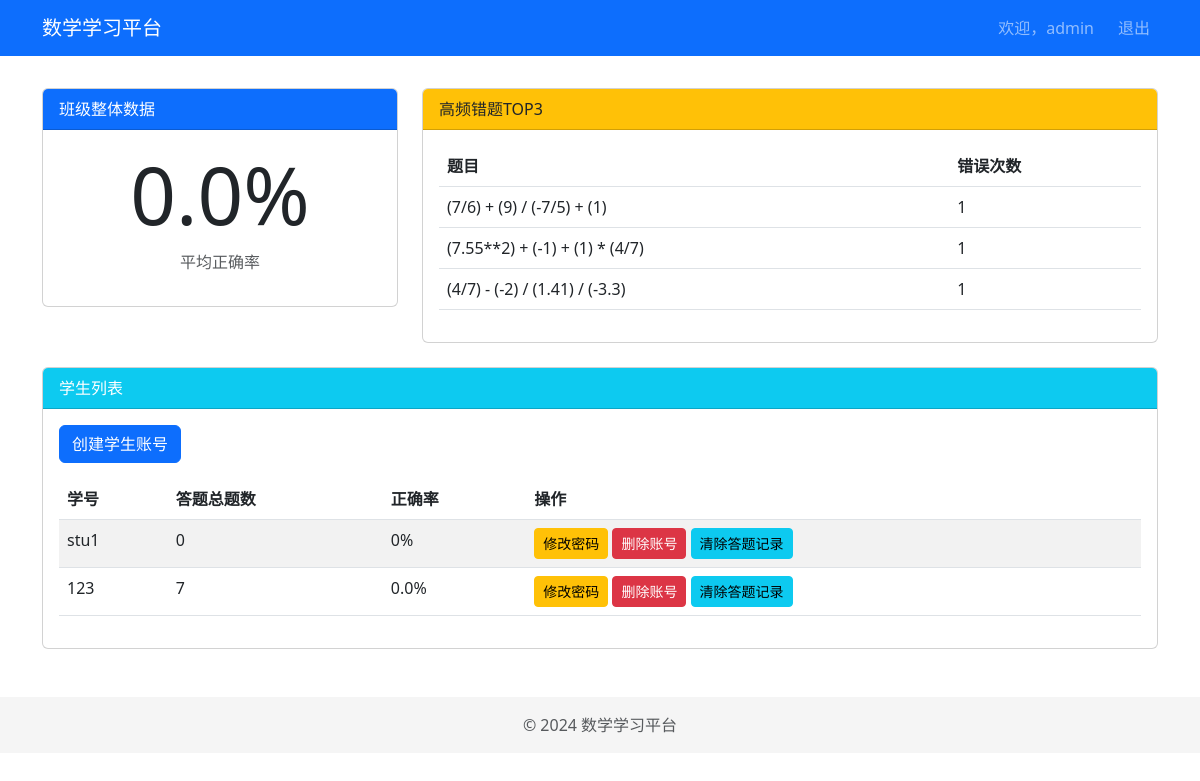
The app's page /teacher (signed in) with its own data.
### app/models.py (models this page shows, shortened)
class User(UserMixin, db.Model):
    id = db.Column(db.Integer, primary_key=True)
    username = db.Column(db.String(64), unique=True, index=True)
    password_hash = db.Column(db.String(128))
    role = db.Column(db.String(10))  # student/teacher
    last_active = db.Column(db.DateTime, default=lambda: datetime.now(timezone.utc))
    answers = db.relationship('AnswerRecord', backref='author', lazy='dynamic')

### app/routes.py (the view)
@bp.route('/teacher')
@login_required
def teacher():
    if current_user.role != 'teacher':
        flash('权限不足', 'danger')
        return redirect(url_for('main.student'))
    students = User.query.filter_by(role='student').all()
    accuracy = db.session.query(
        db.func.avg(db.cast(AnswerRecord.is_correct, db.Float)) * 100
    ).scalar() or 0.0
    common_errors = db.session.query(
        Problem.expression,
        db.func.count(AnswerRecord.id)
    ).join(AnswerRecord)\
     .filter(AnswerRecord.is_correct == False)\
     .group_by(Problem.expression)\
     .order_by(db.func.count(AnswerRecord.id).desc())\
     .limit(3).all()
    student_stats = []
    for student in students:
        total_answers = AnswerRecord.query.filter_by(user_id=student.id).count()
        correct_answers = AnswerRecord.query.filter_by(user_id=student.id, is_correct=True).count()
        if total_answers > 0:
            student_accuracy = (correct_answers / total_answers) * 100
        else:
            student_accuracy = 0
        student_stats.append({
            'student': student,
            'total_answers': total_answers,
            'accuracy': student_accuracy
        })
    return render_template('teacher.html',
                         students=students,
                         accuracy=round(accuracy, 2),
                         common_errors=common_errors,
                         student_stats=student_stats)

### app/routes.py (called while the page is built)
@login_manager.user_loader
def load_user(user_id):
    return db.session.get(User, int(user_id))  # 使用新版查询方式

### templates/teacher.html (shortened to what this page needs)
{% extends "base.html" %}
{% block content %}
<div class="row">
    <div class="col-md-4">
        <div class="card mb-4">
            <div class="card-header bg-primary text-white">
                班级整体数据
            </div>
            <div class="card-body">
                <h1 class="display-1 text-center">{{ accuracy }}%</h1>
                <p class="text-center text-muted">平均正确率</p>
            </div>
        </div>
    </div>
    <div class="col-md-8">
        <div class="card mb-4">
            <div class="card-header bg-warning text-dark">
                高频错题TOP3
            </div>
            <div class="card-body">
                <table class="table table-hover">
                    <thead>
                        <tr>
                            <th>题目</th>
                            <th>错误次数</th>
                        </tr>
                    </thead>
                    <tbody>
                        {% for error in common_errors %}
                        <tr>
                            <td>{{ error[0]|safe }}</td>
                            <td>{{ error[1] }}</td>
                        </tr>
                        {% else %}
                        <tr>
                            <td colspan="2" class="text-muted">暂无数据</td>
                        </tr>
                        {% endfor %}
                    </tbody>
                </table>
            </div>
        </div>
    </div>
</div>
<div class="card">
    <div class="card-header bg-info text-white">
        学生列表
    </div>
    <div class="card-body">
        <a href="{{ url_for('main.create_student') }}" class="btn btn-primary mb-3">创建学生账号</a>
        <table class="table table-striped">
            <thead>
                <tr>
                    <th>学号</th>
                    <th>答题总题数</th>
                    <th>正确率</th>
                    <th>操作</th>
                </tr>
            </thead>
            <tbody>
                {% for stat in student_stats %}
                <tr>
                    <td>{{ stat.student.username }}</td>
                    <td>{{ stat.total_answers }}</td>
                    <td>{{ stat.accuracy|round(2) }}%</td>
                    <td>
                        <a href="{{ url_for('main.change_password', student_id=stat.student.id) }}" class="btn btn-warning btn-sm">修改密码</a>
                        <a href="{{ url_for('main.delete_student', student_id=stat.student.id) }}" class="btn btn-danger btn-sm">删除账号</a>
                        <a href="{{ url_for('main.clear_records', student_id=stat.student.id) }}" class="btn btn-info btn-sm">清除答题记录</a>
                    </td>
                </tr>
                {% endfor %}
            </tbody>
        </table>
    </div>
</div>
{% endblock %}

### templates/base.html (shortened to what this page needs)
<!DOCTYPE html>
<html lang="zh-CN">
<head>
    <link href="https://cdn.jsdelivr.net/npm/bootstrap@5.3.0/dist/css/bootstrap.min.css" rel="stylesheet">
</head>
<body>
    <nav class="navbar navbar-expand-lg navbar-dark bg-primary">
        <div class="container">
            <a class="navbar-brand" href="/">数学学习平台</a>
            <div class="navbar-collapse">
                <div class="navbar-nav ms-auto">
                    {% if current_user.is_authenticated %}
                    <span class="navbar-text me-3">欢迎，{{ current_user.username }}</span>
                    <a class="nav-link" href="{{ url_for('main.logout') }}">退出</a>
                    {% endif %}
                </div>
            </div>
        </div>
    </nav>
    <div class="container main-container">
        {% block content %}{% endblock %}
    </div>
    <footer class="footer">
        <div class="container text-center">
            <span class="text-muted">© 2024 数学学习平台</span>
        </div>
    </footer>
</body>
</html>

### templates/base.html (style rules this page uses)
.main-container { margin-top: 2rem; min-height: 70vh; }
.footer { margin-top: 3rem; padding: 1rem 0; background-color: #f5f5f5; }

### records on screen
User: username "admin"
User: student.username "stu1"
User: student.username "123"

### other values on screen
{{ accuracy }} "0.0"
{{ error[0]|safe }} "(7/6) + (9) / (-7/5) + (1)" "(7.55**2) + (-1) + (1) * (4/7)" "(4/7) - (-2) / (1.41) / (-3.3)"
{{ error[1] }} "1" "1" "1"
{{ stat.total_answers }} "0" "7"
{{ stat.accuracy|round(2) }} "0" "0.0"
